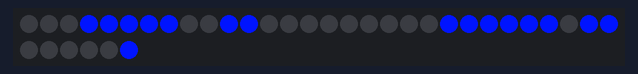
The sketch below on a simulated ATtiny85, built with avr-gcc and run on an emulated ATtiny85. Shown: 36 RGB LEDs in strip order, left to right, continuing on the next row. Random numbers use the default seed unless the sketch sets one.

Above: at 0.11 s.
At 4.83 s:
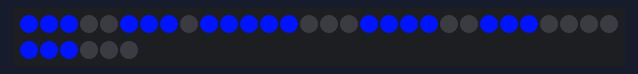
At 9.77 s:
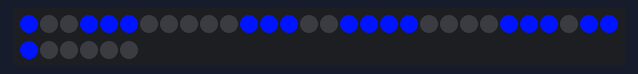
At 19.86 s:
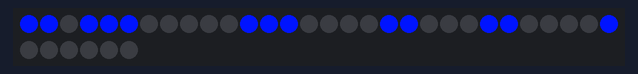
At 29.52 s:
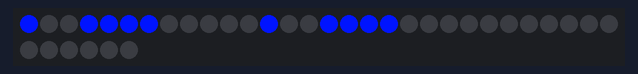
At 39.84 s:
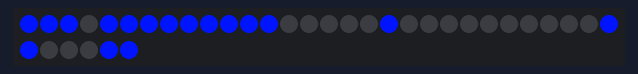

The sketch:

marianne2.ino
```cpp
#include <Adafruit_NeoPixel.h>
#ifdef __AVR__
  #include <avr/power.h>
#endif

#define myRed 0
#define myGreen 20
#define myBlue 255
#define PIN PB3 // for attiny85
#define NUMLED 36
Adafruit_NeoPixel strip = Adafruit_NeoPixel(NUMLED, PIN, NEO_GRB + NEO_KHZ800);

void setup()
{
  // put your setup code here, to run once:
  strip.begin();
  strip.show(); // Initialize all pixels to 'off'
  randomSeed(analogRead(A2));
}

int myStrip;

void loop()
{
  // put your main code here, to run repeatedly:
  for (myStrip = 0; myStrip < 12; myStrip++)
  {
    int numLEDs = random(4);
    //Serial.println(numLEDs);
    if ((myStrip % 2) == 0) // switch directions by changing 1/0
    {
      for (int myIndex = 0; myIndex < 3; myIndex++)
      {
        strip.setPixelColor((myStrip * 3) + myIndex, 0);
      }
      strip.show();
      //delay(1000);
      for (int myIndex = numLEDs; myIndex > 0; myIndex--)
      {
        strip.setPixelColor(((myStrip * 3) + myIndex - 1), strip.Color(myRed, myGreen, myBlue));
      }
      strip.show();
      //delay(1000);
    }
    else
    {
      for (int myIndex = 0; myIndex < 3; myIndex++)
      {
        strip.setPixelColor((myStrip * 3) + myIndex, 0);
      }
      strip.show();
      //delay(1000);
      for (int myIndex = (3 - numLEDs); myIndex < 3; myIndex++)
      {
        strip.setPixelColor(((myStrip * 3) + myIndex), strip.Color(myRed, myGreen, myBlue));
      }
      strip.show();
      //delay(1000);
    }
  }
  delay(50);
}
```
